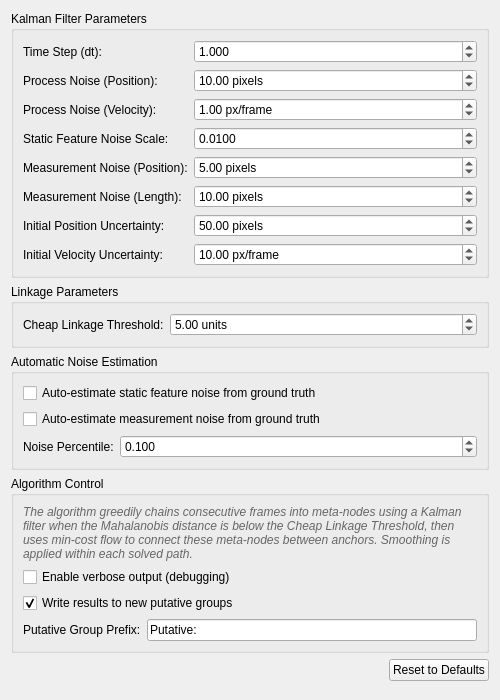
<?xml version="1.0" encoding="UTF-8"?>
<ui version="4.0">
 <class>LineKalmanGrouping_Widget</class>
 <widget class="QWidget" name="LineKalmanGrouping_Widget">
  <property name="geometry">
   <rect>
    <x>0</x>
    <y>0</y>
    <width>500</width>
    <height>700</height>
   </rect>
  </property>
  <property name="windowTitle">
   <string>Line Kalman Grouping</string>
  </property>
  <layout class="QVBoxLayout" name="verticalLayout">
   <item>
    <widget class="QGroupBox" name="kalmanParametersGroupBox">
     <property name="title">
      <string>Kalman Filter Parameters</string>
     </property>
     <layout class="QFormLayout" name="kalmanFormLayout">
      <item row="0" column="0">
       <widget class="QLabel" name="dtLabel">
        <property name="text">
         <string>Time Step (dt):</string>
        </property>
        <property name="toolTip">
         <string>Time step between frames</string>
        </property>
       </widget>
      </item>
      <item row="0" column="1">
       <widget class="QDoubleSpinBox" name="dtSpinBox">
        <property name="toolTip">
         <string>Time step between frames</string>
        </property>
        <property name="decimals">
         <number>3</number>
        </property>
        <property name="minimum">
         <double>0.001000000000000</double>
        </property>
        <property name="maximum">
         <double>100.000000000000000</double>
        </property>
        <property name="singleStep">
         <double>0.100000000000000</double>
        </property>
        <property name="value">
         <double>1.000000000000000</double>
        </property>
       </widget>
      </item>
      <item row="1" column="0">
       <widget class="QLabel" name="processNoisePositionLabel">
        <property name="text">
         <string>Process Noise (Position):</string>
        </property>
        <property name="toolTip">
         <string>Process noise for position components</string>
        </property>
       </widget>
      </item>
      <item row="1" column="1">
       <widget class="QDoubleSpinBox" name="processNoisePositionSpinBox">
        <property name="toolTip">
         <string>Process noise for position components</string>
        </property>
        <property name="suffix">
         <string> pixels</string>
        </property>
        <property name="decimals">
         <number>2</number>
        </property>
        <property name="minimum">
         <double>0.010000000000000</double>
        </property>
        <property name="maximum">
         <double>1000.000000000000000</double>
        </property>
        <property name="singleStep">
         <double>1.000000000000000</double>
        </property>
        <property name="value">
         <double>10.000000000000000</double>
        </property>
       </widget>
      </item>
      <item row="2" column="0">
       <widget class="QLabel" name="processNoiseVelocityLabel">
        <property name="text">
         <string>Process Noise (Velocity):</string>
        </property>
        <property name="toolTip">
         <string>Process noise for velocity components</string>
        </property>
       </widget>
      </item>
      <item row="2" column="1">
       <widget class="QDoubleSpinBox" name="processNoiseVelocitySpinBox">
        <property name="toolTip">
         <string>Process noise for velocity components</string>
        </property>
        <property name="suffix">
         <string> px/frame</string>
        </property>
        <property name="decimals">
         <number>2</number>
        </property>
        <property name="minimum">
         <double>0.010000000000000</double>
        </property>
        <property name="maximum">
         <double>100.000000000000000</double>
        </property>
        <property name="singleStep">
         <double>0.100000000000000</double>
        </property>
        <property name="value">
         <double>1.000000000000000</double>
        </property>
       </widget>
      </item>
      <item row="3" column="0">
       <widget class="QLabel" name="staticNoiseScaleLabel">
        <property name="text">
         <string>Static Feature Noise Scale:</string>
        </property>
        <property name="toolTip">
         <string>Multiplier for process noise on static features (e.g., length). Default 0.01 = 100x less noise than kinematic features.</string>
        </property>
       </widget>
      </item>
      <item row="3" column="1">
       <widget class="QDoubleSpinBox" name="staticNoiseScaleSpinBox">
        <property name="toolTip">
         <string>Multiplier for process noise on static features (e.g., length). Default 0.01 = 100x less noise than kinematic features.</string>
        </property>
        <property name="decimals">
         <number>4</number>
        </property>
        <property name="minimum">
         <double>0.000100000000000</double>
        </property>
        <property name="maximum">
         <double>1.000000000000000</double>
        </property>
        <property name="singleStep">
         <double>0.001000000000000</double>
        </property>
        <property name="value">
         <double>0.010000000000000</double>
        </property>
       </widget>
      </item>
      <item row="4" column="0">
       <widget class="QLabel" name="measurementNoisePositionLabel">
        <property name="text">
         <string>Measurement Noise (Position):</string>
        </property>
        <property name="toolTip">
         <string>Measurement noise for x,y position coordinates</string>
        </property>
       </widget>
      </item>
      <item row="4" column="1">
       <widget class="QDoubleSpinBox" name="measurementNoisePositionSpinBox">
        <property name="toolTip">
         <string>Measurement noise for x,y position coordinates</string>
        </property>
        <property name="suffix">
         <string> pixels</string>
        </property>
        <property name="decimals">
         <number>2</number>
        </property>
        <property name="minimum">
         <double>0.010000000000000</double>
        </property>
        <property name="maximum">
         <double>100.000000000000000</double>
        </property>
        <property name="singleStep">
         <double>0.100000000000000</double>
        </property>
        <property name="value">
         <double>5.000000000000000</double>
        </property>
       </widget>
      </item>
      <item row="5" column="0">
       <widget class="QLabel" name="measurementNoiseLengthLabel">
        <property name="text">
         <string>Measurement Noise (Length):</string>
        </property>
        <property name="toolTip">
         <string>Measurement noise for line length feature</string>
        </property>
       </widget>
      </item>
      <item row="5" column="1">
       <widget class="QDoubleSpinBox" name="measurementNoiseLengthSpinBox">
        <property name="toolTip">
         <string>Measurement noise for line length feature</string>
        </property>
        <property name="suffix">
         <string> pixels</string>
        </property>
        <property name="decimals">
         <number>2</number>
        </property>
        <property name="minimum">
         <double>0.010000000000000</double>
        </property>
        <property name="maximum">
         <double>100.000000000000000</double>
        </property>
        <property name="singleStep">
         <double>0.500000000000000</double>
        </property>
        <property name="value">
         <double>10.000000000000000</double>
        </property>
       </widget>
      </item>
      <item row="6" column="0">
       <widget class="QLabel" name="initialPositionUncertaintyLabel">
        <property name="text">
         <string>Initial Position Uncertainty:</string>
        </property>
        <property name="toolTip">
         <string>Initial uncertainty in position estimates</string>
        </property>
       </widget>
      </item>
      <item row="6" column="1">
       <widget class="QDoubleSpinBox" name="initialPositionUncertaintySpinBox">
        <property name="toolTip">
         <string>Initial uncertainty in position estimates</string>
        </property>
        <property name="suffix">
         <string> pixels</string>
        </property>
        <property name="decimals">
         <number>2</number>
        </property>
        <property name="minimum">
         <double>0.010000000000000</double>
        </property>
        <property name="maximum">
         <double>1000.000000000000000</double>
        </property>
        <property name="singleStep">
         <double>1.000000000000000</double>
        </property>
        <property name="value">
         <double>50.000000000000000</double>
        </property>
       </widget>
      </item>
      <item row="7" column="0">
       <widget class="QLabel" name="initialVelocityUncertaintyLabel">
        <property name="text">
         <string>Initial Velocity Uncertainty:</string>
        </property>
        <property name="toolTip">
         <string>Initial uncertainty in velocity estimates</string>
        </property>
       </widget>
      </item>
      <item row="7" column="1">
       <widget class="QDoubleSpinBox" name="initialVelocityUncertaintySpinBox">
        <property name="toolTip">
         <string>Initial uncertainty in velocity estimates</string>
        </property>
        <property name="suffix">
         <string> px/frame</string>
        </property>
        <property name="decimals">
         <number>2</number>
        </property>
        <property name="minimum">
         <double>0.010000000000000</double>
        </property>
        <property name="maximum">
         <double>100.000000000000000</double>
        </property>
        <property name="singleStep">
         <double>0.100000000000000</double>
        </property>
        <property name="value">
         <double>10.000000000000000</double>
        </property>
       </widget>
      </item>
     </layout>
    </widget>
   </item>
   <item>
    <widget class="QGroupBox" name="assignmentParametersGroupBox">
     <property name="title">
      <string>Linkage Parameters</string>
     </property>
     <layout class="QFormLayout" name="assignmentFormLayout">
      <item row="0" column="0">
       <widget class="QLabel" name="cheapLinkageThresholdLabel">
        <property name="text">
         <string>Cheap Linkage Threshold:</string>
        </property>
        <property name="toolTip">
         <string>Maximum Mahalanobis distance to greedily link consecutive frames into a meta-node. Lower = stricter chaining.</string>
        </property>
       </widget>
      </item>
      <item row="0" column="1">
       <widget class="QDoubleSpinBox" name="cheapLinkageThresholdSpinBox">
        <property name="toolTip">
         <string>Maximum Mahalanobis distance to greedily link consecutive frames into a meta-node. Lower = stricter chaining.</string>
        </property>
        <property name="suffix">
         <string> units</string>
        </property>
        <property name="decimals">
         <number>2</number>
        </property>
        <property name="minimum">
         <double>0.010000000000000</double>
        </property>
        <property name="maximum">
         <double>1000.000000000000000</double>
        </property>
        <property name="singleStep">
         <double>0.500000000000000</double>
        </property>
        <property name="value">
         <double>5.000000000000000</double>
        </property>
       </widget>
      </item>
     </layout>
    </widget>
   </item>
   <item>
    <widget class="QGroupBox" name="autoEstimationGroupBox">
     <property name="title">
      <string>Automatic Noise Estimation</string>
     </property>
     <layout class="QFormLayout" name="autoEstimationFormLayout">
      <item row="0" column="0" colspan="2">
       <widget class="QCheckBox" name="autoEstimateStaticNoiseCheckBox">
        <property name="text">
         <string>Auto-estimate static feature noise from ground truth</string>
        </property>
        <property name="toolTip">
         <string>Automatically estimate process noise for static features (e.g., length) by analyzing ground truth frame-to-frame variation</string>
        </property>
       </widget>
      </item>
      <item row="1" column="0" colspan="2">
       <widget class="QCheckBox" name="autoEstimateMeasurementNoiseCheckBox">
        <property name="text">
         <string>Auto-estimate measurement noise from ground truth</string>
        </property>
        <property name="toolTip">
         <string>Automatically estimate measurement noise for static features from ground truth standard deviation</string>
        </property>
       </widget>
      </item>
      <item row="2" column="0">
       <widget class="QLabel" name="staticNoisePercentileLabel">
        <property name="text">
         <string>Noise Percentile:</string>
        </property>
        <property name="toolTip">
         <string>Fraction of observed variation to use for noise estimation (e.g., 0.1 = 10%). Lower values = trust measurements more.</string>
        </property>
       </widget>
      </item>
      <item row="2" column="1">
       <widget class="QDoubleSpinBox" name="staticNoisePercentileSpinBox">
        <property name="toolTip">
         <string>Fraction of observed variation to use for noise estimation (e.g., 0.1 = 10%). Lower values = trust measurements more.</string>
        </property>
        <property name="decimals">
         <number>3</number>
        </property>
        <property name="minimum">
         <double>0.010000000000000</double>
        </property>
        <property name="maximum">
         <double>1.000000000000000</double>
        </property>
        <property name="singleStep">
         <double>0.050000000000000</double>
        </property>
        <property name="value">
         <double>0.100000000000000</double>
        </property>
       </widget>
      </item>
     </layout>
    </widget>
   </item>
   <item>
    <widget class="QGroupBox" name="algorithmControlGroupBox">
     <property name="title">
      <string>Algorithm Control</string>
     </property>
     <layout class="QVBoxLayout" name="algorithmVerticalLayout">
      <item>
       <widget class="QLabel" name="algorithmNoteLabel">
        <property name="text">
         <string>The algorithm greedily chains consecutive frames into meta-nodes using a Kalman filter when the Mahalanobis distance is below the Cheap Linkage Threshold, then uses min-cost flow to connect these meta-nodes between anchors. Smoothing is applied within each solved path.</string>
        </property>
        <property name="styleSheet">
         <string>QLabel { color: #666; font-style: italic; }</string>
        </property>
        <property name="wordWrap">
         <bool>true</bool>
        </property>
       </widget>
      </item>
      <item>
       <widget class="QCheckBox" name="verboseOutputCheckBox">
        <property name="text">
         <string>Enable verbose output (debugging)</string>
        </property>
        <property name="toolTip">
         <string>Enable detailed logging for debugging purposes</string>
        </property>
       </widget>
      </item>
      <item>
       <widget class="QCheckBox" name="writePutativeGroupsCheckBox">
        <property name="text">
         <string>Write results to new putative groups</string>
        </property>
        <property name="toolTip">
         <string>Create new groups per anchor group with putative labels. Existing labels are never overwritten.</string>
        </property>
        <property name="checked">
         <bool>true</bool>
        </property>
       </widget>
      </item>
      <item>
       <layout class="QHBoxLayout" name="putativePrefixLayout">
        <item>
         <widget class="QLabel" name="putativePrefixLabel">
          <property name="text">
           <string>Putative Group Prefix:</string>
          </property>
         </widget>
        </item>
        <item>
         <widget class="QLineEdit" name="putativePrefixLineEdit">
          <property name="text">
           <string>Putative:</string>
          </property>
          <property name="toolTip">
           <string>Prefix used for new putative groups created by the transform.</string>
          </property>
         </widget>
        </item>
       </layout>
      </item>
     </layout>
    </widget>
   </item>
   <item>
    <layout class="QHBoxLayout" name="buttonLayout">
     <item>
      <spacer name="buttonSpacer">
       <property name="orientation">
        <enum>Qt::Horizontal</enum>
       </property>
       <property name="sizeHint" stdset="0">
        <size>
         <width>40</width>
         <height>20</height>
        </size>
       </property>
      </spacer>
     </item>
     <item>
      <widget class="QPushButton" name="resetDefaultsButton">
       <property name="text">
        <string>Reset to Defaults</string>
       </property>
       <property name="toolTip">
        <string>Reset all parameters to their default values</string>
       </property>
      </widget>
     </item>
    </layout>
   </item>
   <item>
    <spacer name="verticalSpacer">
     <property name="orientation">
      <enum>Qt::Vertical</enum>
     </property>
     <property name="sizeHint" stdset="0">
      <size>
       <width>20</width>
       <height>40</height>
      </size>
     </property>
    </spacer>
   </item>
  </layout>
 </widget>
 <resources/>
 <connections/>
</ui>
